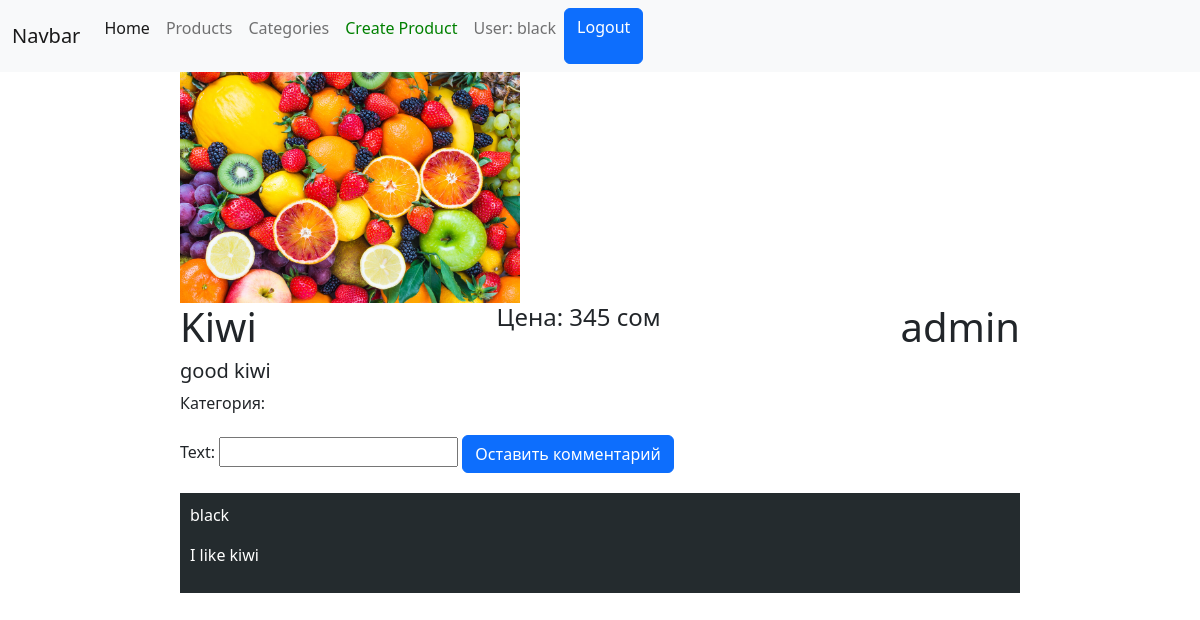
The app's page /products/11/ (signed in) with its own data.
### products/models.py (models this page shows, shortened)
class Product(models.Model):
    author = models.ForeignKey(User, on_delete=models.CASCADE, null=True)
    image = models.ImageField()
    title = models.CharField(max_length=255)
    description = models.TextField()
    category = models.ForeignKey(Category, on_delete=models.CASCADE, null=True)
    price = models.IntegerField(default=0)

class Review(models.Model):
    author = models.ForeignKey(User, on_delete=models.CASCADE)
    text = models.TextField()
    product = models.ForeignKey(Product, on_delete=models.CASCADE)

### products/views.py (the view, shortened to what this page needs)
# urls.py: path('products/<int:id>/', DetailProductView.as_view()),
class DetailProductView(CreateView, DetailView):
    template_name = 'products/detail.html'
    form_class = ReviewCreateForm
    model = Product
    pk_url_kwarg = 'id'
    def get_context_data(self, *, object_list=None, **kwargs):
        return {
            'user': get_user_from_request(self.request),
            'form': kwargs['form'] if kwargs.get('form') else self.form_class,
            'product':self.get_object(),
            'reviews': kwargs['reviews'],
            'categories': kwargs['categories']
        }
    def get(self, request, *args, **kwargs):
        product = self.model.objects.get(id=kwargs['id'])
        reviews = Review.objects.filter(product_id=kwargs['id'])
        categories = product.category
        return render(request, self.template_name, context=self.get_context_data(
            product=product,
            reviews=reviews,
            categories=categories
        ))

### users/utils.py (called while the page is built)
def get_user_from_request(request):
    return request.user if not request.user.is_anonymous else None

### templates/products/detail.html (shortened to what this page needs)
{% extends 'layouts/main.html' %}
{% block content %}
    <div class="product">
        <div class="img">
            <img src="/media/{{ product.image }}/" alt="" width="340px">
        </div>
        <div class="info">
            <div style="display: flex; justify-content: space-between">
                <h1>{{ product.title }}</h1>
                <h4>Цена: {{ product.price }} сом</h4>
                <h1>{{ product.author.username }}</h1>
             </div>
            <h5>{{ product.description }}</h5>
            <div class="category">
                <p>Категория: {{ category.title }}</p>
            </div>
        </div>
    </div>
    <div class="create_review">
        <form action="/products/{{ product.id }}/" method="post">
            {{ form }}
            <input type="submit" class="btn btn-primary" value="Оставить комментарий">
        </form>
    </div>
    <div class="reviews">
        {% for review in reviews %}
            <div class="review">
                <p class="author">{{ review.author.username }}</p>
                <p class="text">{{ review.text }}</p>
            </div>
        {% endfor %}
    </div>
{% endblock %}

### templates/layouts/main.html (shortened to what this page needs)
<!doctype html>
<html lang="en">
<head>
    <link rel="stylesheet" href="https://cdn.jsdelivr.net/npm/bootstrap@5.2.2/dist/css/bootstrap.min.css"
>
</head>
<body>
<div class="header">
    <nav class="navbar navbar-expand-lg navbar-light bg-light">
        <div class="container-fluid">
            <a class="navbar-brand" href="#">Navbar</a>
            <div class="collapse navbar-collapse" id="navbarNavAltMarkup">
                <div class="navbar-nav">
                    <a class="nav-link active" aria-current="page" href="/">Home</a>
                    <a class="nav-link" href="/products">Products</a>
                    <a class="nav-link" href="/category">Categories</a>
                    {% if user %}
                        <a href="/products/create" class="nav-link" style="color: green;">Create Product</a>
                        <p class="nav-link">User: {{ user.username }}</p>
                        <a href="/users/logout/" class="btn btn-primary">Logout</a>
                    {% else %}
                        <a href="/users/login/" class="nav-link">Login</a>
                        <a href="/users/register/" class="nav-link">Register</a>
                    {% endif %}
                </div>
            </div>
        </div>
    </nav>
</div>
{% block content %}
{% endblock %}
</body>
</html>

### templates/products/detail.html (style rules this page uses)
.product { width: 70%; margin-left: 15%; }
.reviews { width: 70%; margin-left: 15%; }
.review { background: #242b2e; color: #fff; margin-bottom: 20px; padding: 10px; }
.create_review { width: 70%; margin-left: 15%; margin-top: 20px; margin-bottom: 20px; }

### records on screen
Product: image (picture), title "Kiwi", price "345", author.username "admin", description "good kiwi"
Review: author.username "black", text "I like kiwi"

### other values on screen
{{ user.username }} "black"
